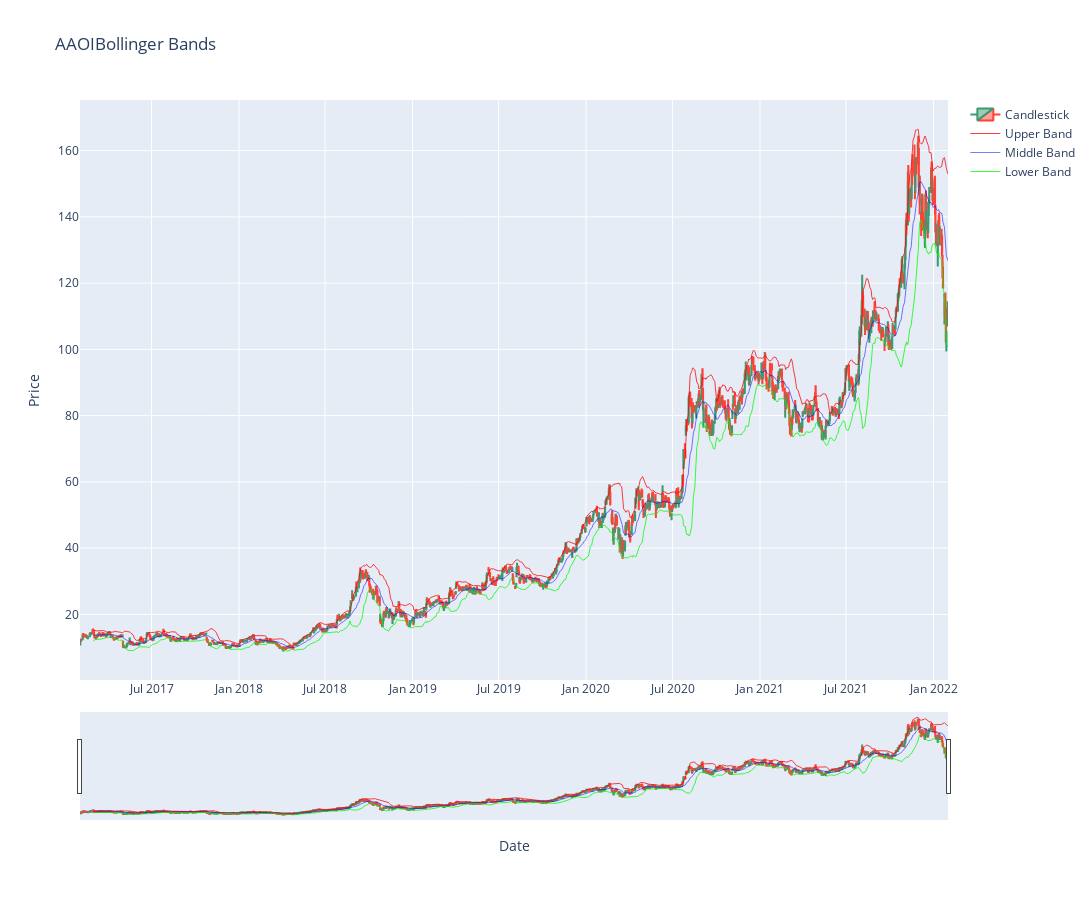

Here is the notebook cell this chart was saved with:
### Code cell
#test_df = get_stock_df_from_csv('AMD')
plot_with_boll_bands(test_df, 'AAOI')

### Figure 1 — Plotly figure (JSON) as saved in the notebook; plotly's stock layout.template omitted (floating-point values rounded to 4 significant figures; data arrays with more than 128 entries replaced by an {"elided": "..."} marker saying what was removed)
{"data": [{"close": {"elided": "1259 float values"}, "high": {"elided": "1259 float values"}, "low": {"elided": "1259 float values"}, "name": "Candlestick", "open": {"elided": "1259 float values"}, "type": "candlestick", "x": {"elided": "1259 str values"}}, {"line": {"color": "rgba(250, 0, 0, 0.75)", "width": 1}, "name": "Upper Band", "type": "scatter", "x": {"elided": "1259 str values"}, "y": {"elided": "1259 float values"}}, {"line": {"color": "rgba(0, 0, 250, 0.75)", "width": 0.7}, "name": "Middle Band", "type": "scatter", "x": {"elided": "1259 str values"}, "y": {"elided": "1259 float values"}}, {"line": {"color": "rgba(0, 250, 0, 0.75)", "width": 1}, "name": "Lower Band", "type": "scatter", "x": {"elided": "1259 str values"}, "y": {"elided": "1259 float values"}}], "layout": {"height": 900, "showlegend": true, "title": {"text": "AAOIBollinger Bands"}, "width": 1500, "xaxis": {"rangeslider": {"visible": true}, "title": {"text": "Date"}}, "yaxis": {"title": {"text": "Price"}}}}
